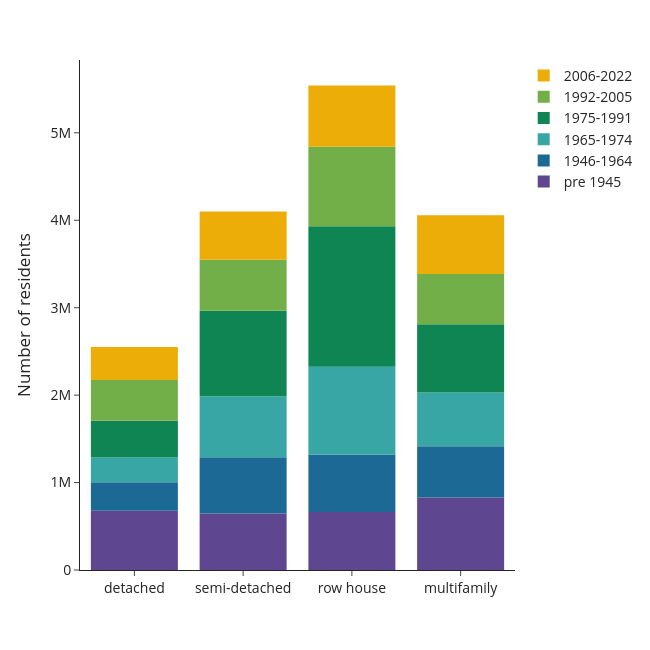

The cell this chart's notebook holds for it:
### Code cell
df = use['n_hhdmem'+year].groupby(level=[1,2], sort=False).sum().reset_index()
    fig = px.bar(df, y='n_hhdmem'+year, x='typology_lab',color='const_lab', 
                 #text=df['percentage'].apply(lambda x: '{0:.1%}'.format(x)), 
                 labels={'n_hhdmem'+year:'Number of residents',
                         'typology_lab':'',
                         'const_lab':''}, 
                 template='simple_white', 
             color_discrete_sequence=px.colors.qualitative.Prism) 
    #fig.update_traces(textposition='inside')
    fig.update_layout(width=650, height=650, 
                      #xaxis_tickformat = '.0%',
                      font=dict(size=14),
                      legend=dict(
        traceorder='reversed',
        #orientation="h",
        #entrywidth=70,
        #yanchor="bottom",
        #y=1.02,
        #xanchor="left",
        #x=-0.25
    ))
    fig.update_traces(marker_line_width=0)
    fig.write_image('visualisations/'+class_name_short+'/stackedbars_cap_per_type_age'+year+age_group+'.png', scale=3)
    fig.show()

### Figure 1 — Plotly figure (JSON) as saved in the notebook; plotly's stock layout.template omitted (floating-point values rounded to 4 significant figures)
{"data": [{"alignmentgroup": "True", "hovertemplate": "=%{x}<br>Number of residents=%{y}<extra></extra>", "legendgroup": "pre 1945", "marker": {"color": "rgb(95, 70, 144)", "line": {"width": 0}, "pattern": {"shape": ""}}, "name": "pre 1945", "offsetgroup": "pre 1945", "orientation": "v", "showlegend": true, "textposition": "auto", "type": "bar", "x": ["detached", "semi-detached", "row house", "multifamily"], "xaxis": "x", "y": [676240, 646775, 664395, 828025], "yaxis": "y"}, {"alignmentgroup": "True", "hovertemplate": "=%{x}<br>Number of residents=%{y}<extra></extra>", "legendgroup": "1946-1964", "marker": {"color": "rgb(29, 105, 150)", "line": {"width": 0}, "pattern": {"shape": ""}}, "name": "1946-1964", "offsetgroup": "1946-1964", "orientation": "v", "showlegend": true, "textposition": "auto", "type": "bar", "x": ["detached", "semi-detached", "row house", "multifamily"], "xaxis": "x", "y": [327575, 641350, 656915, 588680], "yaxis": "y"}, {"alignmentgroup": "True", "hovertemplate": "=%{x}<br>Number of residents=%{y}<extra></extra>", "legendgroup": "1965-1974", "marker": {"color": "rgb(56, 166, 165)", "line": {"width": 0}, "pattern": {"shape": ""}}, "name": "1965-1974", "offsetgroup": "1965-1974", "orientation": "v", "showlegend": true, "textposition": "auto", "type": "bar", "x": ["detached", "semi-detached", "row house", "multifamily"], "xaxis": "x", "y": [282085, 698455, 1003270, 612615], "yaxis": "y"}, {"alignmentgroup": "True", "hovertemplate": "=%{x}<br>Number of residents=%{y}<extra></extra>", "legendgroup": "1975-1991", "marker": {"color": "rgb(15, 133, 84)", "line": {"width": 0}, "pattern": {"shape": ""}}, "name": "1975-1991", "offsetgroup": "1975-1991", "orientation": "v", "showlegend": true, "textposition": "auto", "type": "bar", "x": ["detached", "semi-detached", "row house", "multifamily"], "xaxis": "x", "y": [422450, 979615, 1607485, 781415], "yaxis": "y"}, {"alignmentgroup": "True", "hovertemplate": "=%{x}<br>Number of residents=%{y}<extra></extra>", "legendgroup": "1992-2005", "marker": {"color": "rgb(115, 175, 72)", "line": {"width": 0}, "pattern": {"shape": ""}}, "name": "1992-2005", "offsetgroup": "1992-2005", "orientation": "v", "showlegend": true, "textposition": "auto", "type": "bar", "x": ["detached", "semi-detached", "row house", "multifamily"], "xaxis": "x", "y": [465820, 583225, 907120, 574720], "yaxis": "y"}, {"alignmentgroup": "True", "hovertemplate": "=%{x}<br>Number of residents=%{y}<extra></extra>", "legendgroup": "2006-2022", "marker": {"color": "rgb(237, 173, 8)", "line": {"width": 0}, "pattern": {"shape": ""}}, "name": "2006-2022", "offsetgroup": "2006-2022", "orientation": "v", "showlegend": true, "textposition": "auto", "type": "bar", "x": ["detached", "semi-detached", "row house", "multifamily"], "xaxis": "x", "y": [374875, 550655, 701875, 671955], "yaxis": "y"}], "layout": {"barmode": "relative", "font": {"size": 14}, "height": 650, "legend": {"title": {"text": ""}, "tracegroupgap": 0, "traceorder": "reversed"}, "margin": {"t": 60}, "width": 650, "xaxis": {"anchor": "y", "domain": [0, 1], "title": {"text": ""}}, "yaxis": {"anchor": "x", "domain": [0, 1], "title": {"text": "Number of residents"}}}}
